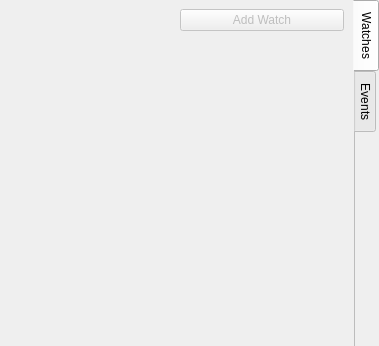
<?xml version="1.0" encoding="UTF-8"?>
<ui version="4.0">
 <class>DebugWidget</class>
 <widget class="QWidget" name="DebugWidget">
  <property name="geometry">
   <rect>
    <x>0</x>
    <y>0</y>
    <width>379</width>
    <height>346</height>
   </rect>
  </property>
  <property name="windowTitle">
   <string>Form</string>
  </property>
  <property name="styleSheet">
   <string notr="true"/>
  </property>
  <layout class="QGridLayout" name="gridLayout">
   <property name="leftMargin">
    <number>0</number>
   </property>
   <property name="topMargin">
    <number>0</number>
   </property>
   <property name="rightMargin">
    <number>0</number>
   </property>
   <property name="bottomMargin">
    <number>0</number>
   </property>
   <item row="0" column="0">
    <widget class="QTabWidget" name="tabWidget">
     <property name="sizePolicy">
      <sizepolicy hsizetype="Minimum" vsizetype="Minimum">
       <horstretch>0</horstretch>
       <verstretch>0</verstretch>
      </sizepolicy>
     </property>
     <property name="maximumSize">
      <size>
       <width>16777215</width>
       <height>16777215</height>
      </size>
     </property>
     <property name="styleSheet">
      <string notr="true"/>
     </property>
     <property name="tabPosition">
      <enum>QTabWidget::East</enum>
     </property>
     <property name="currentIndex">
      <number>0</number>
     </property>
     <property name="documentMode">
      <bool>true</bool>
     </property>
     <property name="movable">
      <bool>true</bool>
     </property>
     <property name="tabBarAutoHide">
      <bool>true</bool>
     </property>
     <widget class="QWidget" name="watchesTab">
      <attribute name="title">
       <string>Watches</string>
      </attribute>
      <layout class="QGridLayout" name="gridLayout_2">
       <item row="0" column="1">
        <widget class="QPushButton" name="addWatchButton">
         <property name="enabled">
          <bool>false</bool>
         </property>
         <property name="text">
          <string>Add Watch</string>
         </property>
        </widget>
       </item>
       <item row="1" column="0" colspan="2">
        <widget class="QTabWidget" name="itemWatchTabs">
         <property name="styleSheet">
          <string notr="true"/>
         </property>
         <property name="tabPosition">
          <enum>QTabWidget::South</enum>
         </property>
         <property name="documentMode">
          <bool>true</bool>
         </property>
         <property name="tabsClosable">
          <bool>true</bool>
         </property>
         <property name="movable">
          <bool>true</bool>
         </property>
         <property name="tabBarAutoHide">
          <bool>false</bool>
         </property>
        </widget>
       </item>
      </layout>
     </widget>
     <widget class="QWidget" name="eventsTab">
      <attribute name="title">
       <string>Events</string>
      </attribute>
      <layout class="QGridLayout" name="gridLayout_3">
       <property name="leftMargin">
        <number>0</number>
       </property>
       <property name="topMargin">
        <number>0</number>
       </property>
       <property name="rightMargin">
        <number>0</number>
       </property>
       <property name="bottomMargin">
        <number>0</number>
       </property>
       <item row="0" column="0">
        <widget class="QListWidget" name="eventsList">
         <property name="styleSheet">
          <string notr="true"/>
         </property>
        </widget>
       </item>
      </layout>
     </widget>
    </widget>
   </item>
  </layout>
 </widget>
 <resources/>
 <connections/>
</ui>
